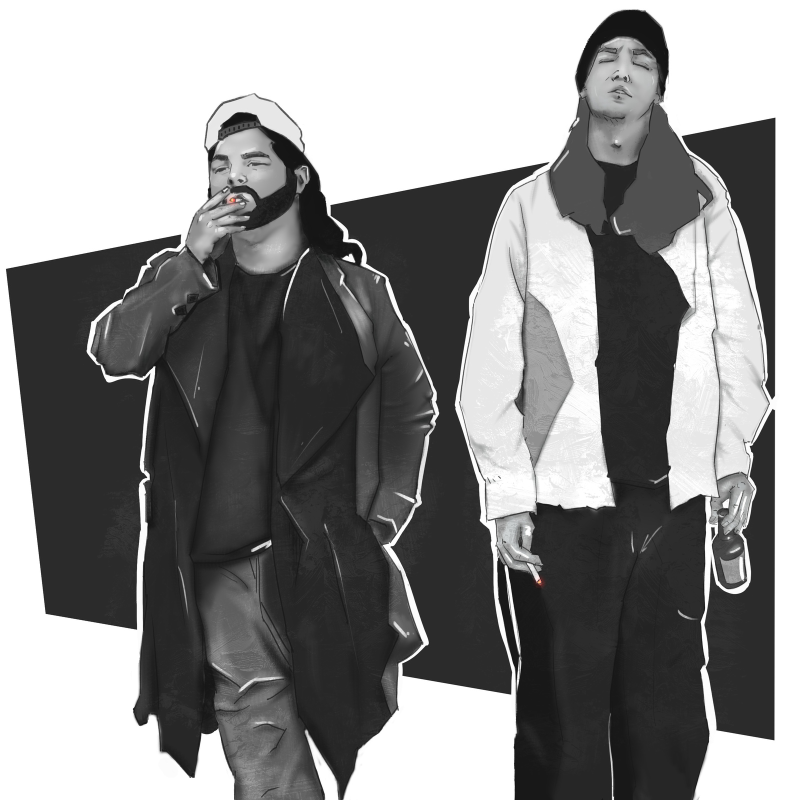
#> input picture input/150931123715945175.jpg, 1600 x 1600 px (shown at 1/2 size); its folder holds only this picture in this run
$ python main.py
#> lines starting #> are read from the running program, lines starting #| are printed output that depends on the picture
from PIL import Image
import os

# width = 1366
# height = 768
def create_backgrount(name_paste,size= ( 1366,768 ),color_background = (80,20,50),max = 700):
#> called with name_paste = 'input/150931123715945175.jpg', size = (1366, 768), color_background = (80, 20, 50), max = 700
	background = Image.new('RGB', size, color_background)
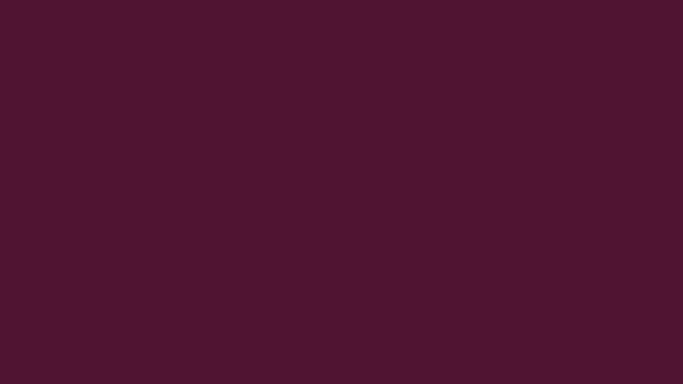
#> background: PIL image 1366x768 RGB (shown at 1/2 size); mean R, G, B 80, 20, 50
	im = Image.open(name_paste)
#> im is the input picture: PIL image 1600x1600 RGB; mean R, G, B 139.4, 139.4, 139.4

	if im.height > max:
		el = im.height - max
#> el = 900
		im.thumbnail((im.width-el,max))
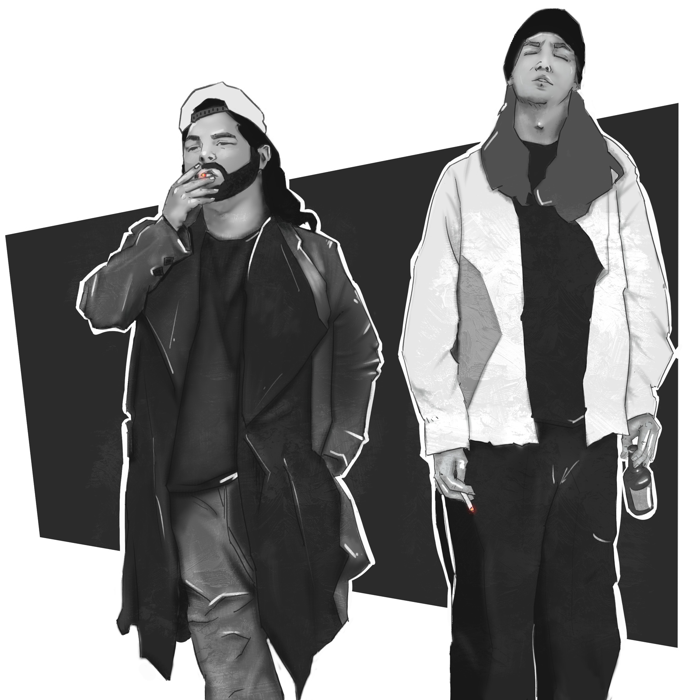
#> im: PIL image 700x700 RGB; mean R, G, B 139.4, 139.4, 139.4
	if im.width > max:
		el = im.width - max
		im.thumbnail((max,im.height-el))

	border = Image.new('RGB',(im.width+20,im.height+20), (67,17,47))
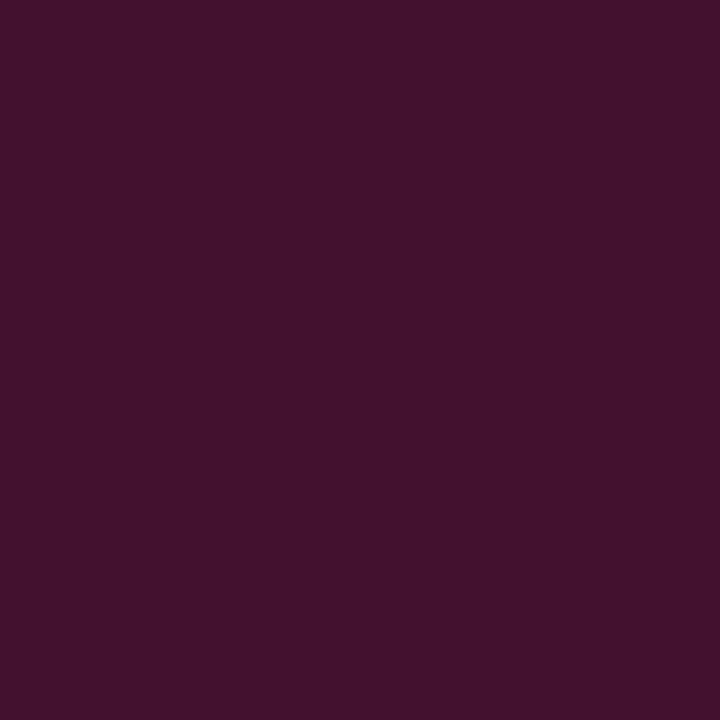
#> border: PIL image 720x720 RGB; mean R, G, B 67, 17, 47
	y = int((size[1] / 2 - im.width/2 )/2 )
#> y = 17
	x = size[0] - im.width - y
#> x = 649

	background.paste(border,(x-10,y-10))
	background.paste(im,(x,y))
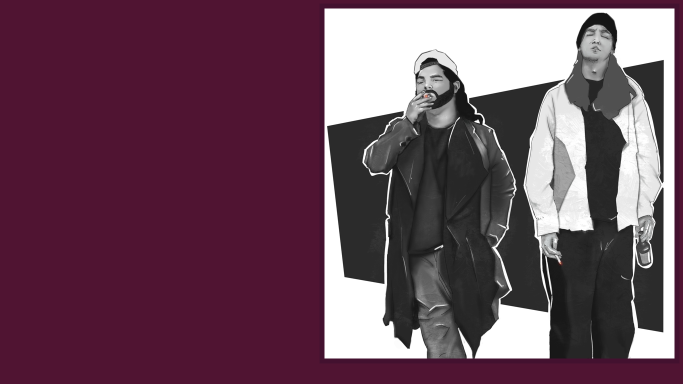
#> background: PIL image 1366x768 RGB (shown at 1/2 size); mean R, G, B 107.4, 75.7, 91.7

	name_out = name_paste.replace("input/","output/")
	name_out  =  name_out.split('.')[0] + ".png"
	background.save(name_out, "PNG")

if __name__ == '__main__':
	images = os.listdir("input/")
	for image in images:
		create_backgrount("input/" + image)
	# create_backgrount("input/7P42K.jpg");
